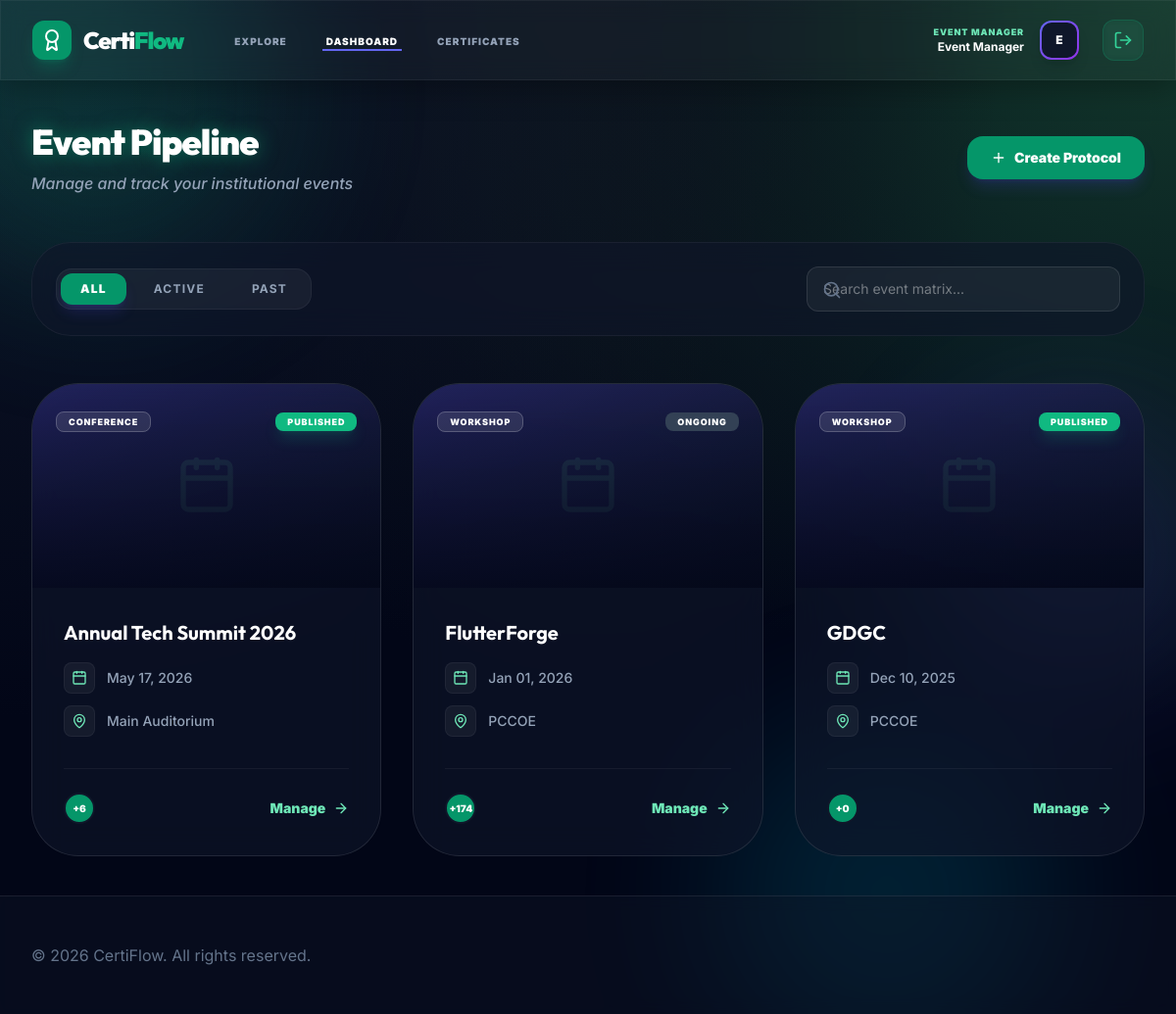
Page /dashboard/list/ (signed in) on the committed database.
### accounts/models.py (models this page shows, shortened)
class User(AbstractBaseUser, PermissionsMixin):
    class Role(models.TextChoices):
        SUPER_ADMIN = 'super_admin', _('Super Admin')
        ORG_ADMIN = 'org_admin', _('Organization Admin')
        EVENT_MANAGER = 'event_manager', _('Event Manager')
        VOLUNTEER = 'volunteer', _('Volunteer')
        PARTICIPANT = 'participant', _('Participant')
    id = models.UUIDField(primary_key=True, default=uuid.uuid4, editable=False)
    email = models.EmailField(_('email address'), unique=True)
    first_name = models.CharField(_('first name'), max_length=150, blank=True)
    last_name = models.CharField(_('last name'), max_length=150, blank=True)
    role = models.CharField(max_length=20, choices=Role.choices, default=Role.PARTICIPANT)
    avatar = models.ImageField(upload_to='avatars/', null=True, blank=True)
    phone = models.CharField(max_length=20, blank=True)
    bio = models.TextField(blank=True)
    is_staff = models.BooleanField(default=False)
    is_active = models.BooleanField(default=True)
    is_email_verified = models.BooleanField(default=False)
    date_joined = models.DateTimeField(default=timezone.now)
    last_login = models.DateTimeField(null=True, blank=True)
    updated_at = models.DateTimeField(auto_now=True)
    objects = UserManager()
    USERNAME_FIELD = 'email'
    REQUIRED_FIELDS = ['first_name', 'last_name']
    class Meta:
        verbose_name = _('user')
        verbose_name_plural = _('users')
        ordering = ['-date_joined']
        indexes = [
            models.Index(fields=['email']),
            models.Index(fields=['role']),
        ]
    def get_full_name(self):
        full_name = f'{self.first_name} {self.last_name}'.strip()
        return full_name or self.email
    def get_short_name(self):
        return self.first_name or self.email.split('@')[0]

### events/models.py (models this page shows, shortened)
class Event(models.Model):
    class Status(models.TextChoices):
        DRAFT = 'draft', _('Draft')
        PUBLISHED = 'published', _('Published')
        REGISTRATION_CLOSED = 'registration_closed', _('Registration Closed')
        ONGOING = 'ongoing', _('Ongoing')
        COMPLETED = 'completed', _('Completed')
        CANCELLED = 'cancelled', _('Cancelled')
    class EventType(models.TextChoices):
        WORKSHOP = 'workshop', _('Workshop')
        SEMINAR = 'seminar', _('Seminar')
        CONFERENCE = 'conference', _('Conference')
        HACKATHON = 'hackathon', _('Hackathon')
        WEBINAR = 'webinar', _('Webinar')
        COMPETITION = 'competition', _('Competition')
        SOCIAL = 'social', _('Social Event')
        OTHER = 'other', _('Other')
    id = models.UUIDField(primary_key=True, default=uuid.uuid4, editable=False)
    organization = models.ForeignKey(Organization, on_delete=models.CASCADE, related_name='events')
    created_by = models.ForeignKey(User, on_delete=models.SET_NULL, null=True, related_name='created_events')
    title = models.CharField(max_length=300)
    slug = models.SlugField(max_length=300)
    description = models.TextField()
    event_type = models.CharField(max_length=20, choices=EventType.choices, default=EventType.WORKSHOP)
    banner_image = models.ImageField(upload_to='event_banners/', null=True, blank=True)
    tags = models.CharField(max_length=500, blank=True, help_text='Comma-separated tags')
    venue_name = models.CharField(max_length=300, blank=True)
    venue_address = models.TextField(blank=True)
    is_online = models.BooleanField(default=False)
    online_link = models.URLField(blank=True)
    start_datetime = models.DateTimeField()
    end_datetime = models.DateTimeField()
    registration_deadline = models.DateTimeField(null=True, blank=True)
    attendance_start = models.DateTimeField(null=True, blank=True)
    attendance_end = models.DateTimeField(null=True, blank=True)
    max_capacity = models.PositiveIntegerField(null=True, blank=True, help_text='Leave blank for unlimited')
    is_waitlist_enabled = models.BooleanField(default=False)
    certificate_eligibility_min_attendance_minutes = models.PositiveIntegerField(
        default=0, help_text='Minimum attendance minutes for certificate eligibility'
    )
    certificate_eligible_all = models.BooleanField(
        default=True, help_text='All registered participants get certificate'
    )
    status = models.CharField(max_length=30, choices=Status.choices, default=Status.DRAFT)
    is_featured = models.BooleanField(default=False)
    created_at = models.DateTimeField(auto_now_add=True)
    updated_at = models.DateTimeField(auto_now=True)
    class Meta:
        unique_together = ('organization', 'slug')
        ordering = ['-start_datetime']
        indexes = [
            models.Index(fields=['organization', 'status']),
            models.Index(fields=['start_datetime']),
            models.Index(fields=['slug']),
        ]
    @property
    def registered_count(self):
        return self.registrations.filter(status='confirmed').count()

### events/views.py (the view)
# urls.py: path('list/', views.event_list, name='event_list'),
@login_required
def event_list(request):
    events = Event.objects.all().order_by('-start_datetime')
    return render(request, 'events/event_list.html', {'events': events})

### templates/events/event_list.html (shortened to what this page needs)
{% extends "base.html" %}
{% block content %}
<div class="max-w-7xl mx-auto px-4 sm:px-6 lg:px-8 py-10">
    <div class="md:flex md:items-center md:justify-between mb-12">
        <div class="flex-1 min-w-0">
            <h1 class="text-4xl font-black leading-tight text-white tracking-tight font-heading text-glow">
                Event Pipeline
            </h1>
            <p class="mt-2 text-slate-400 font-medium italic">Manage and track your institutional events</p>
        </div>
        <div class="mt-6 flex md:mt-0 md:ml-4">
            <a href="{% url 'events:event_create' %}" class="inline-flex items-center px-6 py-3 bg-indigo-600 text-white rounded-2xl text-sm font-black shadow-lg shadow-indigo-600/20 hover:bg-indigo-500 hover:-translate-y-0.5 transition-all">
                <i data-lucide="plus" class="w-4 h-4 mr-2"></i>
                Create Protocol
            </a>
        </div>
    </div>
    <div class="glass-card p-6 rounded-[2.5rem] mb-12 flex flex-wrap gap-4 items-center border-white/5">
        <div class="flex items-center space-x-2 bg-white/5 p-1 rounded-2xl border border-white/5">
            <button class="px-5 py-2 bg-indigo-600 text-white rounded-xl text-xs font-black uppercase tracking-widest shadow-lg shadow-indigo-600/20">All</button>
            <button class="px-5 py-2 text-slate-400 hover:text-white rounded-xl text-xs font-bold uppercase tracking-widest transition-colors">Active</button>
            <button class="px-5 py-2 text-slate-400 hover:text-white rounded-xl text-xs font-bold uppercase tracking-widest transition-colors">Past</button>
        </div>
        <div class="ml-auto relative w-full md:w-auto">
            <input type="text" placeholder="Search event matrix..." class="w-full md:w-80 pl-12 pr-6 py-3 bg-white/5 border border-white/10 rounded-2xl text-sm text-white focus:ring-indigo-500 focus:border-indigo-500 transition-all">
            <i data-lucide="search" class="w-5 h-5 text-slate-500 absolute left-4 top-3.5"></i>
        </div>
    </div>
    <div class="grid grid-cols-1 gap-8 sm:grid-cols-2 lg:grid-cols-3">
        {% for event in events %}
        <div class="glass-card rounded-[3rem] overflow-hidden group border-white/10">
            <div class="aspect-w-16 aspect-h-9 relative h-52">
                {% if event.banner_image %}
                    <img src="{{ event.banner_image.url }}" alt="{{ event.title }}" class="object-cover w-full h-full opacity-60 group-hover:scale-110 group-hover:opacity-80 transition-all duration-700">
                {% else %}
                    <div class="w-full h-full bg-gradient-to-br from-indigo-900 to-slate-900 opacity-60 flex items-center justify-center text-indigo-400">
                        <i data-lucide="calendar" class="w-16 h-16 opacity-20"></i>
                    </div>
                {% endif %}
                <div class="absolute inset-0 bg-gradient-to-t from-slate-950/80 to-transparent"></div>
                <div class="absolute top-6 left-6">
                    <span class="px-3 py-1 bg-white/10 backdrop-blur-md rounded-lg text-[9px] font-black text-white uppercase tracking-widest border border-white/20">
                        {{ event.get_event_type_display }}
                    </span>
                </div>
                <div class="absolute top-6 right-6">
                    <span class="px-3 py-1 rounded-lg text-[9px] font-black uppercase tracking-widest {% if event.status == 'published' %}bg-emerald-500 text-white shadow-lg shadow-emerald-500/20{% else %}bg-slate-700 text-white{% endif %}">
                        {{ event.get_status_display }}
                    </span>
                </div>
            </div>
            <div class="p-8">
                <h3 class="text-xl font-bold text-white mb-4 group-hover:text-indigo-400 transition-colors line-clamp-1">{{ event.title }}</h3>
                <div class="space-y-3 mb-8">
                    <div class="flex items-center text-sm text-slate-400 font-medium">
                        <div class="w-8 h-8 rounded-lg bg-white/5 flex items-center justify-center mr-3 border border-white/5">
                            <i data-lucide="calendar" class="w-4 h-4 text-indigo-400"></i>
                        </div>
                        {{ event.start_datetime|date:"M d, Y" }}
                    </div>
                    <div class="flex items-center text-sm text-slate-400 font-medium">
                        <div class="w-8 h-8 rounded-lg bg-white/5 flex items-center justify-center mr-3 border border-white/5">
                            <i data-lucide="map-pin" class="w-4 h-4 text-indigo-400"></i>
                        </div>
                        <span class="truncate">{{ event.venue_name|default:"Online" }}</span>
                    </div>
                </div>
                <div class="flex items-center justify-between pt-6 border-t border-white/5">
                    <div class="flex -space-x-2">
                        <div class="w-8 h-8 rounded-full bg-indigo-600 border-2 border-slate-900 flex items-center justify-center text-[10px] font-black text-white">+{{ event.registered_count }}</div>
                    </div>
                    <a href="{% url 'events:event_detail' event.id %}" class="inline-flex items-center text-sm font-black text-indigo-400 hover:text-white transition-colors">
                        Manage <i data-lucide="arrow-right" class="w-4 h-4 ml-2"></i>
                    </a>
                </div>
            </div>
        </div>
        {% endfor %}
    </div>
</div>
{% endblock %}

### templates/base.html (shortened to what this page needs)
{% load static %}
<!DOCTYPE html>
<html lang="en" class="h-full">
<head>
    <script src="https://cdn.tailwindcss.com"></script>
</head>
<body class="h-full overflow-x-hidden relative">
    <div class="fixed inset-0 pointer-events-none -z-10 overflow-hidden">
        <div class="orb orb-1"></div>
        <div class="orb orb-2"></div>
        <div class="orb orb-3"></div>
    </div>
    <div id="cursor-glow"></div>
    <div class="min-h-full flex flex-col">
        <nav class="glass sticky top-0 z-50 border-b border-white/5">
            <div class="max-w-7xl mx-auto px-4 sm:px-6 lg:px-8">
                <div class="flex justify-between h-20">
                    <div class="flex items-center">
                        <div class="flex-shrink-0 flex items-center">
                            <a href="/" class="flex items-center space-x-3 group [perspective:1000px]">
                                <div class="w-10 h-10 bg-emerald-600 rounded-xl flex items-center justify-center text-white shadow-lg shadow-emerald-600/30 group-hover:[transform:rotateY(180deg)] transition-all duration-700 [transform-style:preserve-3d]">
                                    <i data-lucide="award" class="w-6 h-6"></i>
                                </div>
                                <span class="text-2xl font-black font-heading tracking-tighter text-white">Certi<span class="text-emerald-500">Flow</span></span>
                            </a>
                        </div>
                        <div class="hidden sm:ml-12 sm:flex sm:space-x-8">
                            <a href="{% url 'registrations:public_list' %}" class="{% if request.resolver_match.app_name == 'registrations' %}text-white border-indigo-500{% else %}text-slate-400 border-transparent hover:text-white hover:border-slate-700{% endif %} inline-flex items-center px-1 pt-1 border-b-2 text-[10px] font-black uppercase tracking-widest transition-all">
                                Explore
                            </a>
                            {% if user.is_authenticated %}
                            <a href="{% url 'events:dashboard' %}" class="{% if request.resolver_match.app_name == 'events' %}text-white border-indigo-500{% else %}text-slate-400 border-transparent hover:text-white hover:border-slate-700{% endif %} inline-flex items-center px-1 pt-1 border-b-2 text-[10px] font-black uppercase tracking-widest transition-all">
                                Dashboard
                            </a>
                            <a href="{% url 'certificates:certificate_list' %}" class="{% if request.resolver_match.app_name == 'certificates' %}text-white border-indigo-500{% else %}text-slate-400 border-transparent hover:text-white hover:border-slate-700{% endif %} inline-flex items-center px-1 pt-1 border-b-2 text-[10px] font-black uppercase tracking-widest transition-all">
                                Certificates
                            </a>
                            {% endif %}
                        </div>
                    </div>
                    <div class="flex items-center space-x-6">
                        {% if user.is_authenticated %}
                            <div class="hidden md:flex items-center space-x-4">
                                <div class="text-right">
                                    <p class="text-[9px] font-black text-indigo-400 uppercase tracking-widest">{{ user.get_role_display }}</p>
                                    <p class="text-xs font-bold text-white">{{ user.get_full_name }}</p>
                                </div>
                                <div class="h-10 w-10 rounded-xl bg-gradient-to-br from-indigo-500 to-purple-600 p-0.5 shadow-lg">
                                    <div class="h-full w-full bg-slate-900 rounded-[10px] flex items-center justify-center text-white font-black text-xs">
                                        {{ user.get_short_name.0|upper }}
                                    </div>
                                </div>
                            </div>
                            <form action="{% url 'accounts:logout' %}" method="POST" class="inline">
                                <button type="submit" class="btn-glass p-2.5 rounded-xl">
                                    <i data-lucide="log-out" class="w-5 h-5"></i>
                                </button>
                            </form>
                        {% endif %}
                    </div>
                </div>
            </div>
        </nav>
        <main class="flex-grow">
            {% block content %}{% endblock %}
        </main>
        <footer class="bg-white border-t border-gray-200">
            <div class="max-w-7xl mx-auto py-12 px-4 sm:px-6 lg:px-8">
                <div class="md:flex md:items-center md:justify-between">
                    <div class="mt-8 md:mt-0 md:order-1">
                        <p class="text-center text-base text-gray-400">
                            &copy; 2026 CertiFlow. All rights reserved.
                        </p>
                    </div>
                </div>
            </div>
        </footer>
    </div>
</body>
</html>

### rows in the picture
User: role "EVENT MANAGER", get_full_name "Event Manager", get_short_name.0 "E"
Event: event_type "CONFERENCE", status "PUBLISHED", title "Annual Tech Summit 2026", start_datetime "May 17, 2026", venue_name "Main Auditorium", registered_count "6"
Event: event_type "WORKSHOP", status "ONGOING", title "FlutterForge", start_datetime "Jan 01, 2026", venue_name "PCCOE", registered_count "174"
Event: event_type "WORKSHOP", status "PUBLISHED", title "GDGC", start_datetime "Dec 10, 2025", venue_name "PCCOE", registered_count "0"
